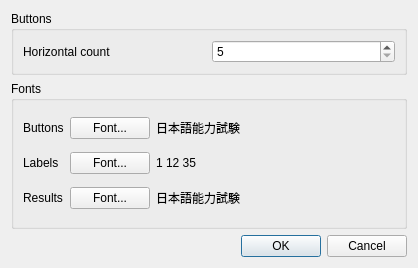
<?xml version="1.0" encoding="UTF-8"?>
<ui version="4.0">
 <class>QSettingsDlg</class>
 <widget class="QDialog" name="QSettingsDlg">
  <property name="geometry">
   <rect>
    <x>0</x>
    <y>0</y>
    <width>418</width>
    <height>268</height>
   </rect>
  </property>
  <property name="windowTitle">
   <string>Settings</string>
  </property>
  <layout class="QVBoxLayout" name="verticalLayout">
   <item>
    <widget class="QGroupBox" name="groupBox_2">
     <property name="title">
      <string>Buttons</string>
     </property>
     <layout class="QHBoxLayout" name="horizontalLayout_2">
      <item>
       <widget class="QLabel" name="label_4">
        <property name="text">
         <string>Horizontal count</string>
        </property>
        <property name="buddy">
         <cstring>buttonsCnt</cstring>
        </property>
       </widget>
      </item>
      <item>
       <widget class="QSpinBox" name="buttonsCnt">
        <property name="minimum">
         <number>5</number>
        </property>
       </widget>
      </item>
     </layout>
    </widget>
   </item>
   <item>
    <widget class="QGroupBox" name="groupBox">
     <property name="sizePolicy">
      <sizepolicy hsizetype="Preferred" vsizetype="Expanding">
       <horstretch>0</horstretch>
       <verstretch>0</verstretch>
      </sizepolicy>
     </property>
     <property name="title">
      <string>Fonts</string>
     </property>
     <layout class="QGridLayout" name="gridLayout">
      <item row="0" column="0">
       <widget class="QLabel" name="label_1">
        <property name="text">
         <string>Buttons</string>
        </property>
        <property name="buddy">
         <cstring>btnFontButtons</cstring>
        </property>
       </widget>
      </item>
      <item row="0" column="1">
       <widget class="QPushButton" name="btnFontButtons">
        <property name="text">
         <string>Font...</string>
        </property>
       </widget>
      </item>
      <item row="0" column="2">
       <widget class="QLabel" name="testBtn">
        <property name="sizePolicy">
         <sizepolicy hsizetype="Expanding" vsizetype="Preferred">
          <horstretch>0</horstretch>
          <verstretch>0</verstretch>
         </sizepolicy>
        </property>
        <property name="text">
         <string>日本語能力試験</string>
        </property>
       </widget>
      </item>
      <item row="1" column="0">
       <widget class="QLabel" name="label_2">
        <property name="text">
         <string>Labels</string>
        </property>
        <property name="buddy">
         <cstring>btnFontLabels</cstring>
        </property>
       </widget>
      </item>
      <item row="1" column="1">
       <widget class="QPushButton" name="btnFontLabels">
        <property name="text">
         <string>Font...</string>
        </property>
       </widget>
      </item>
      <item row="1" column="2">
       <widget class="QLabel" name="testLabels">
        <property name="sizePolicy">
         <sizepolicy hsizetype="Expanding" vsizetype="Preferred">
          <horstretch>0</horstretch>
          <verstretch>0</verstretch>
         </sizepolicy>
        </property>
        <property name="text">
         <string>1 12 35</string>
        </property>
       </widget>
      </item>
      <item row="2" column="0">
       <widget class="QLabel" name="label_3">
        <property name="text">
         <string>Results</string>
        </property>
        <property name="buddy">
         <cstring>btnFontResults</cstring>
        </property>
       </widget>
      </item>
      <item row="2" column="1">
       <widget class="QPushButton" name="btnFontResults">
        <property name="text">
         <string>Font...</string>
        </property>
       </widget>
      </item>
      <item row="2" column="2">
       <widget class="QLabel" name="testResults">
        <property name="sizePolicy">
         <sizepolicy hsizetype="Expanding" vsizetype="Preferred">
          <horstretch>0</horstretch>
          <verstretch>0</verstretch>
         </sizepolicy>
        </property>
        <property name="text">
         <string>日本語能力試験</string>
        </property>
       </widget>
      </item>
     </layout>
    </widget>
   </item>
   <item>
    <layout class="QHBoxLayout" name="horizontalLayout">
     <item>
      <spacer name="horizontalSpacer">
       <property name="orientation">
        <enum>Qt::Horizontal</enum>
       </property>
       <property name="sizeHint" stdset="0">
        <size>
         <width>40</width>
         <height>20</height>
        </size>
       </property>
      </spacer>
     </item>
     <item>
      <widget class="QPushButton" name="OKBtn">
       <property name="text">
        <string>OK</string>
       </property>
       <property name="default">
        <bool>true</bool>
       </property>
      </widget>
     </item>
     <item>
      <widget class="QPushButton" name="CancelBtn">
       <property name="text">
        <string>Cancel</string>
       </property>
      </widget>
     </item>
    </layout>
   </item>
  </layout>
 </widget>
 <tabstops>
  <tabstop>buttonsCnt</tabstop>
  <tabstop>btnFontButtons</tabstop>
  <tabstop>btnFontLabels</tabstop>
  <tabstop>btnFontResults</tabstop>
  <tabstop>OKBtn</tabstop>
  <tabstop>CancelBtn</tabstop>
 </tabstops>
 <resources/>
 <connections>
  <connection>
   <sender>OKBtn</sender>
   <signal>clicked()</signal>
   <receiver>QSettingsDlg</receiver>
   <slot>accept()</slot>
   <hints>
    <hint type="sourcelabel">
     <x>322</x>
     <y>257</y>
    </hint>
    <hint type="destinationlabel">
     <x>35</x>
     <y>259</y>
    </hint>
   </hints>
  </connection>
  <connection>
   <sender>CancelBtn</sender>
   <signal>clicked()</signal>
   <receiver>QSettingsDlg</receiver>
   <slot>reject()</slot>
   <hints>
    <hint type="sourcelabel">
     <x>407</x>
     <y>257</y>
    </hint>
    <hint type="destinationlabel">
     <x>80</x>
     <y>237</y>
    </hint>
   </hints>
  </connection>
 </connections>
</ui>
